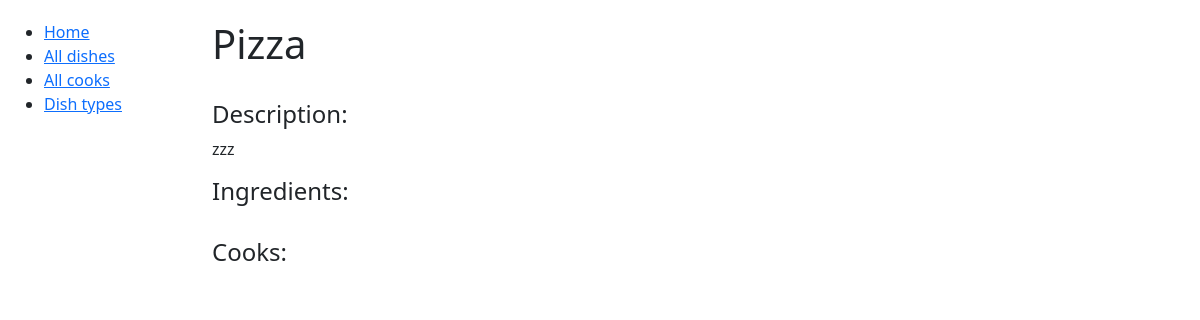
Page /dishes/2/detail/ on the earlier database version.
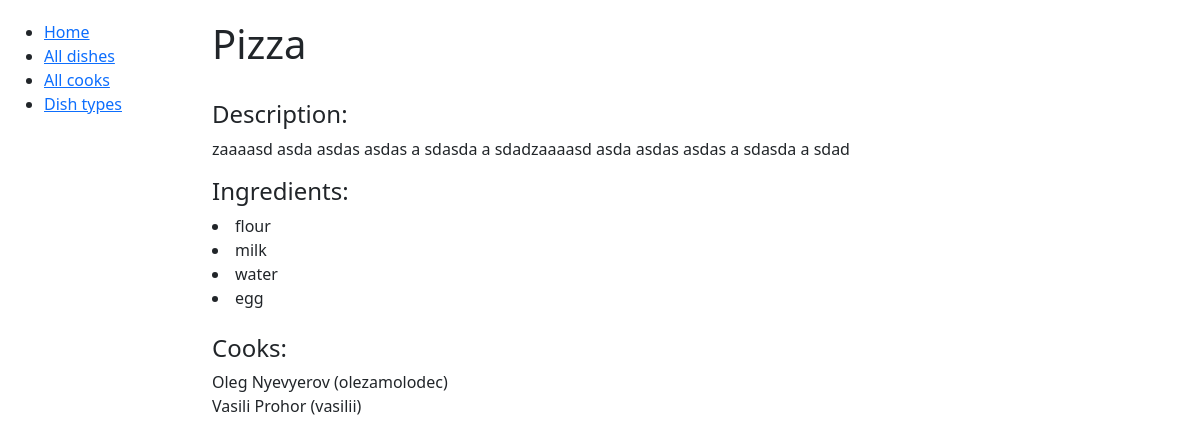
Same page on the later database version.
### kitchen/models.py (models this page shows, shortened)
class Dish(models.Model):
    name = models.CharField(max_length=69, unique=True)
    description = models.TextField()
    price = models.DecimalField(max_digits=5, decimal_places=2)
    dish_type = models.ForeignKey(DishType, on_delete=models.CASCADE)
    cooks = models.ManyToManyField(Cook, related_name="dishes")
    ingredients = models.ManyToManyField("Ingredient", related_name="dishes")

class Ingredient(models.Model):
    name = models.CharField(max_length=255)

class Cook(AbstractUser):
    years_of_experience = models.IntegerField(default=0)
    class Meta:
        verbose_name = "cook"
        verbose_name_plural = "cooks"

### kitchen/views.py (the view)
# urls.py: path("dishes/<int:pk>/detail/", DishDetailView.as_view(), name="dish-detail"),
class DishDetailView(generic.DetailView):
    model = Dish

### templates/kitchen/dish_detail.html
{% extends "base.html" %}
{% block content %}
  <h1>{{ dish.name }}</h1>
  <br>
  <h4>Description: </h4>
  <p>{{ dish.description }}</p>
  <h4>Ingredients:</h4>
  {% for ingredient in dish.ingredients.all %}
     <li>{{ ingredient.name }}</li>
  {% endfor %}
  <br>
  <h4>Cooks:</h4>
  {% for cook in dish.cooks.all %}
    <li style="list-style-type: none">
      {{ cook.first_name }} {{ cook.last_name }} ({{ cook.username }})
    </li>
  {% endfor %}
{% endblock %}

Differences in the rows shown:
changed Dish "Pizza": description "zzz" → "zaaaasd asda asdas asdas a sdasda a sdadzaaaasd asda asdas asdas a sdasda a sdad"
now on this page (row unchanged): Ingredient: name "flour"
added Ingredient: name "milk"
added Ingredient: name "water"
added Ingredient: name "egg"
now on this page (row unchanged): Cook: first_name "Oleg", last_name "Nyevyerov", username "olezamolodec"
now on this page (row unchanged): Cook: first_name "Vasili", last_name "Prohor", username "vasilii"
